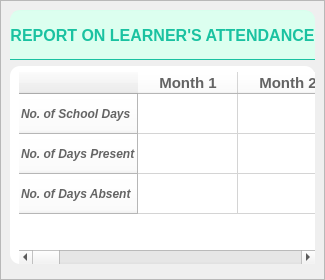
        <widget class="QWidget" name="attendanceTab">
         <attribute name="title">
          <string>Monthly Attendance</string>
         </attribute>
         <layout class="QVBoxLayout" name="verticalLayout_2">
          <property name="spacing">
           <number>0</number>
          </property>
          <property name="leftMargin">
           <number>0</number>
          </property>
          <property name="topMargin">
           <number>0</number>
          </property>
          <property name="rightMargin">
           <number>0</number>
          </property>
          <property name="bottomMargin">
           <number>0</number>
          </property>
          <item>
           <widget class="QFrame" name="frame_3">
            <property name="frameShape">
             <enum>QFrame::StyledPanel</enum>
            </property>
            <property name="frameShadow">
             <enum>QFrame::Raised</enum>
            </property>
            <layout class="QVBoxLayout" name="verticalLayout_9">
             <item>
              <widget class="QLabel" name="label_8">
               <property name="minimumSize">
                <size>
                 <width>0</width>
                 <height>50</height>
                </size>
               </property>
               <property name="maximumSize">
                <size>
                 <width>16777215</width>
                 <height>50</height>
                </size>
               </property>
               <property name="font">
                <font>
                 <pointsize>12</pointsize>
                 <bold>true</bold>
                </font>
               </property>
               <property name="styleSheet">
                <string notr="true">QLabel{
	border-top-left-radius: 10px;
	border-top-right-radius: 10px;
	border-bottom-left-radius: 0;
	border-bottom-right-radius: 0;
	color: rgb(26, 194, 161);
	background-color: rgb(220, 255, 239);
 	border-top: 1px solid rgb(216, 255, 237);
	border-bottom: 1px solid rgb(26, 194, 161);
}</string>
               </property>
               <property name="text">
                <string>REPORT ON LEARNER'S ATTENDANCE</string>
               </property>
               <property name="alignment">
                <set>Qt::AlignCenter</set>
               </property>
              </widget>
             </item>
             <item>
              <widget class="QFrame" name="attFrame">
               <property name="minimumSize">
                <size>
                 <width>0</width>
                 <height>0</height>
                </size>
               </property>
               <property name="maximumSize">
                <size>
                 <width>16777215</width>
                 <height>230</height>
                </size>
               </property>
               <property name="styleSheet">
                <string notr="true">QFrame{
	background-color: rgb(255, 255, 255);
border-radius: 10px;
}</string>
               </property>
               <property name="frameShape">
                <enum>QFrame::StyledPanel</enum>
               </property>
               <property name="frameShadow">
                <enum>QFrame::Raised</enum>
               </property>
               <layout class="QVBoxLayout" name="verticalLayout_5">
                <property name="spacing">
                 <number>12</number>
                </property>
                <property name="leftMargin">
                 <number>9</number>
                </property>
                <property name="topMargin">
                 <number>6</number>
                </property>
                <property name="rightMargin">
                 <number>0</number>
                </property>
                <property name="bottomMargin">
                 <number>0</number>
                </property>
                <item>
                 <widget class="QTableWidget" name="attTable">
                  <property name="styleSheet">
                   <string notr="true">QTableView::item:selected  {
	background-color: rgb(230, 230, 230);
}
/*
QScrollArea{
	background-color: rgb(255, 255, 255);
}
	QScrollBar:horizontal{
         border: none;
         background: rgb(255, 255, 255);
         height: 18px;
         margin: 5px 26px 5px 26px;
        }
        QScrollBar::handle:horizontal {
            background: lightgray;
            min-width: 20px;
        }
        QScrollBar::add-line:horizontal {
            background:rgb(255, 255, 255);
            width: 20px;
            subcontrol-position: right;
            subcontrol-origin: margin;  
        }
        QScrollBar::sub-line:horizontal {
            background: rgb(255, 255, 255);
            width: 20px;
            subcontrol-position: top left;
            subcontrol-origin: margin;
            position: absolute;
        }
        QScrollBar:left-arrow:horizontal, QScrollBar::right-arrow:horizontal {
            width: 26px;
            height: 26px;
            background: none;
        }
QScrollBar::left-arrow {
    image: url(&quot;c:/LMS_appVer2/icons/arrowLeft.png&quot;);
}
QScrollBar::right-arrow {
    image: url(&quot;c:/LMS_appVer2/icons/arrowRight.png&quot;);
}
*/</string>
                  </property>
                  <property name="editTriggers">
                   <set>QAbstractItemView::DoubleClicked</set>
                  </property>
                  <property name="showDropIndicator" stdset="0">
                   <bool>false</bool>
                  </property>
                  <property name="dragDropOverwriteMode">
                   <bool>false</bool>
                  </property>
                  <attribute name="verticalHeaderDefaultSectionSize">
                   <number>40</number>
                  </attribute>
                  <row>
                   <property name="text">
                    <string>No. of School Days</string>
                   </property>
                   <property name="font">
                    <font>
                     <pointsize>9</pointsize>
                     <italic>true</italic>
                     <bold>true</bold>
                    </font>
                   </property>
                   <property name="foreground">
                    <brush brushstyle="SolidPattern">
                     <color alpha="255">
                      <red>100</red>
                      <green>100</green>
                      <blue>100</blue>
                     </color>
                    </brush>
                   </property>
                  </row>
                  <row>
                   <property name="text">
                    <string>No. of Days Present</string>
                   </property>
                   <property name="font">
                    <font>
                     <pointsize>9</pointsize>
                     <italic>true</italic>
                     <bold>true</bold>
                    </font>
                   </property>
                   <property name="foreground">
                    <brush brushstyle="SolidPattern">
                     <color alpha="255">
                      <red>100</red>
                      <green>100</green>
                      <blue>100</blue>
                     </color>
                    </brush>
                   </property>
                  </row>
                  <row>
                   <property name="text">
                    <string>No. of Days Absent</string>
                   </property>
                   <property name="font">
                    <font>
                     <pointsize>9</pointsize>
                     <italic>true</italic>
                     <bold>true</bold>
                    </font>
                   </property>
                   <property name="foreground">
                    <brush brushstyle="SolidPattern">
                     <color alpha="255">
                      <red>100</red>
                      <green>100</green>
                      <blue>100</blue>
                     </color>
                    </brush>
                   </property>
                  </row>
                  <column>
                   <property name="text">
                    <string>Month 1</string>
                   </property>
                   <property name="font">
                    <font>
                     <pointsize>11</pointsize>
                     <bold>true</bold>
                    </font>
                   </property>
                   <property name="foreground">
                    <brush brushstyle="SolidPattern">
                     <color alpha="255">
                      <red>100</red>
                      <green>100</green>
                      <blue>100</blue>
                     </color>
                    </brush>
                   </property>
                  </column>
                  <column>
                   <property name="text">
                    <string>Month 2</string>
                   </property>
                   <property name="font">
                    <font>
                     <pointsize>11</pointsize>
                     <bold>true</bold>
                    </font>
                   </property>
                   <property name="foreground">
                    <brush brushstyle="SolidPattern">
                     <color alpha="255">
                      <red>100</red>
                      <green>100</green>
                      <blue>100</blue>
                     </color>
                    </brush>
                   </property>
                  </column>
                  <column>
                   <property name="text">
                    <string>Month 3</string>
                   </property>
                   <property name="font">
                    <font>
                     <pointsize>11</pointsize>
                     <bold>true</bold>
                    </font>
                   </property>
                   <property name="foreground">
                    <brush brushstyle="SolidPattern">
                     <color alpha="255">
                      <red>100</red>
                      <green>100</green>
                      <blue>100</blue>
                     </color>
                    </brush>
                   </property>
                  </column>
                  <column>
                   <property name="text">
                    <string>Month 4</string>
                   </property>
                   <property name="font">
                    <font>
                     <pointsize>11</pointsize>
                     <bold>true</bold>
                    </font>
                   </property>
                   <property name="foreground">
                    <brush brushstyle="SolidPattern">
                     <color alpha="255">
                      <red>100</red>
                      <green>100</green>
                      <blue>100</blue>
                     </color>
                    </brush>
                   </property>
                  </column>
                  <column>
                   <property name="text">
                    <string>Month 5</string>
                   </property>
                   <property name="font">
                    <font>
                     <pointsize>11</pointsize>
                     <bold>true</bold>
                    </font>
                   </property>
                   <property name="foreground">
                    <brush brushstyle="SolidPattern">
                     <color alpha="255">
                      <red>100</red>
                      <green>100</green>
                      <blue>100</blue>
                     </color>
                    </brush>
                   </property>
                  </column>
                  <column>
                   <property name="text">
                    <string>Month 6</string>
                   </property>
                   <property name="font">
                    <font>
                     <pointsize>11</pointsize>
                     <bold>true</bold>
                    </font>
                   </property>
                   <property name="foreground">
                    <brush brushstyle="SolidPattern">
                     <color alpha="255">
                      <red>100</red>
                      <green>100</green>
                      <blue>100</blue>
                     </color>
                    </brush>
                   </property>
                  </column>
                  <column>
                   <property name="text">
                    <string>Month 7</string>
                   </property>
                   <property name="font">
                    <font>
                     <pointsize>11</pointsize>
                     <bold>true</bold>
                    </font>
                   </property>
                   <property name="foreground">
                    <brush brushstyle="SolidPattern">
                     <color alpha="255">
                      <red>100</red>
                      <green>100</green>
                      <blue>100</blue>
                     </color>
                    </brush>
                   </property>
                  </column>
                  <column>
                   <property name="text">
                    <string>Month 8</string>
                   </property>
                   <property name="font">
                    <font>
                     <pointsize>11</pointsize>
                     <bold>true</bold>
                    </font>
                   </property>
                   <property name="foreground">
                    <brush brushstyle="SolidPattern">
                     <color alpha="255">
                      <red>100</red>
                      <green>100</green>
                      <blue>100</blue>
                     </color>
                    </brush>
                   </property>
                  </column>
                  <column>
                   <property name="text">
                    <string>Month 9</string>
                   </property>
                   <property name="font">
                    <font>
                     <pointsize>11</pointsize>
                     <bold>true</bold>
                    </font>
                   </property>
                   <property name="foreground">
                    <brush brushstyle="SolidPattern">
                     <color alpha="255">
                      <red>100</red>
                      <green>100</green>
                      <blue>100</blue>
                     </color>
                    </brush>
                   </property>
                  </column>
                  <column>
                   <property name="text">
                    <string>Month 10</string>
                   </property>
                   <property name="font">
                    <font>
                     <pointsize>11</pointsize>
                     <bold>true</bold>
                    </font>
                   </property>
                   <property name="foreground">
                    <brush brushstyle="SolidPattern">
                     <color alpha="255">
                      <red>100</red>
                      <green>100</green>
                      <blue>100</blue>
                     </color>
                    </brush>
                   </property>
                  </column>
                  <column>
                   <property name="text">
                    <string>Month 11</string>
                   </property>
                   <property name="font">
                    <font>
                     <pointsize>11</pointsize>
                     <bold>true</bold>
                    </font>
                   </property>
                   <property name="foreground">
                    <brush brushstyle="SolidPattern">
                     <color alpha="255">
                      <red>100</red>
                      <green>100</green>
                      <blue>100</blue>
                     </color>
                    </brush>
                   </property>
                  </column>
                  <column>
                   <property name="text">
                    <string>Month 12</string>
                   </property>
                   <property name="font">
                    <font>
                     <pointsize>11</pointsize>
                     <bold>true</bold>
                    </font>
                   </property>
                   <property name="foreground">
                    <brush brushstyle="SolidPattern">
                     <color alpha="255">
                      <red>100</red>
                      <green>100</green>
                      <blue>100</blue>
                     </color>
                    </brush>
                   </property>
                  </column>
                  <column>
                   <property name="text">
                    <string>Total</string>
                   </property>
                   <property name="font">
                    <font>
                     <pointsize>11</pointsize>
                     <bold>true</bold>
                    </font>
                   </property>
                   <property name="foreground">
                    <brush brushstyle="SolidPattern">
                     <color alpha="255">
                      <red>0</red>
                      <green>0</green>
                      <blue>0</blue>
                     </color>
                    </brush>
                   </property>
                  </column>
                 </widget>
                </item>
               </layout>
              </widget>
             </item>
             <item>
              <widget class="QFrame" name="frame_4">
               <property name="styleSheet">
                <string notr="true">QFrame{
	border-top-left-radius: 0;
	border-top-right-radius: 0;
	border-bottom-left-radius: 10px;
	border-bottom-right-radius: 10px;
}</string>
               </property>
               <property name="frameShape">
                <enum>QFrame::StyledPanel</enum>
               </property>
               <property name="frameShadow">
                <enum>QFrame::Raised</enum>
               </property>
               <widget class="QPushButton" name="updAttBtn">
                <property name="geometry">
                 <rect>
                  <x>20</x>
                  <y>20</y>
                  <width>170</width>
                  <height>30</height>
                 </rect>
                </property>
                <property name="minimumSize">
                 <size>
                  <width>170</width>
                  <height>30</height>
                 </size>
                </property>
                <property name="maximumSize">
                 <size>
                  <width>170</width>
                  <height>30</height>
                 </size>
                </property>
                <property name="font">
                 <font>
                  <pointsize>10</pointsize>
                  <bold>true</bold>
                 </font>
                </property>
                <property name="cursor">
                 <cursorShape>PointingHandCursor</cursorShape>
                </property>
                <property name="styleSheet">
                 <string notr="true">QPushButton:focus{
color: rgb(0, 0, 0);
	border-radius: 5px;
	border: 2px solid rgb(26, 194, 161);
	background-color: rgb(255, 255, 255);
}
QPushButton:hover{
	background-color: rgb(19, 140, 116);
}
QPushButton{
background-color: rgb(26, 194, 161);
	color: rgb(255, 255, 255);
 	border-radius: 5px;
}</string>
                </property>
                <property name="text">
                 <string>Update Attendance</string>
                </property>
               </widget>
               <widget class="QCheckBox" name="chckBoxAutoCompute">
                <property name="geometry">
                 <rect>
                  <x>280</x>
                  <y>20</y>
                  <width>161</width>
                  <height>20</height>
                 </rect>
                </property>
                <property name="text">
                 <string>Auto compute attendance</string>
                </property>
               </widget>
              </widget>
             </item>
            </layout>
           </widget>
          </item>
         </layout>
        </widget>
